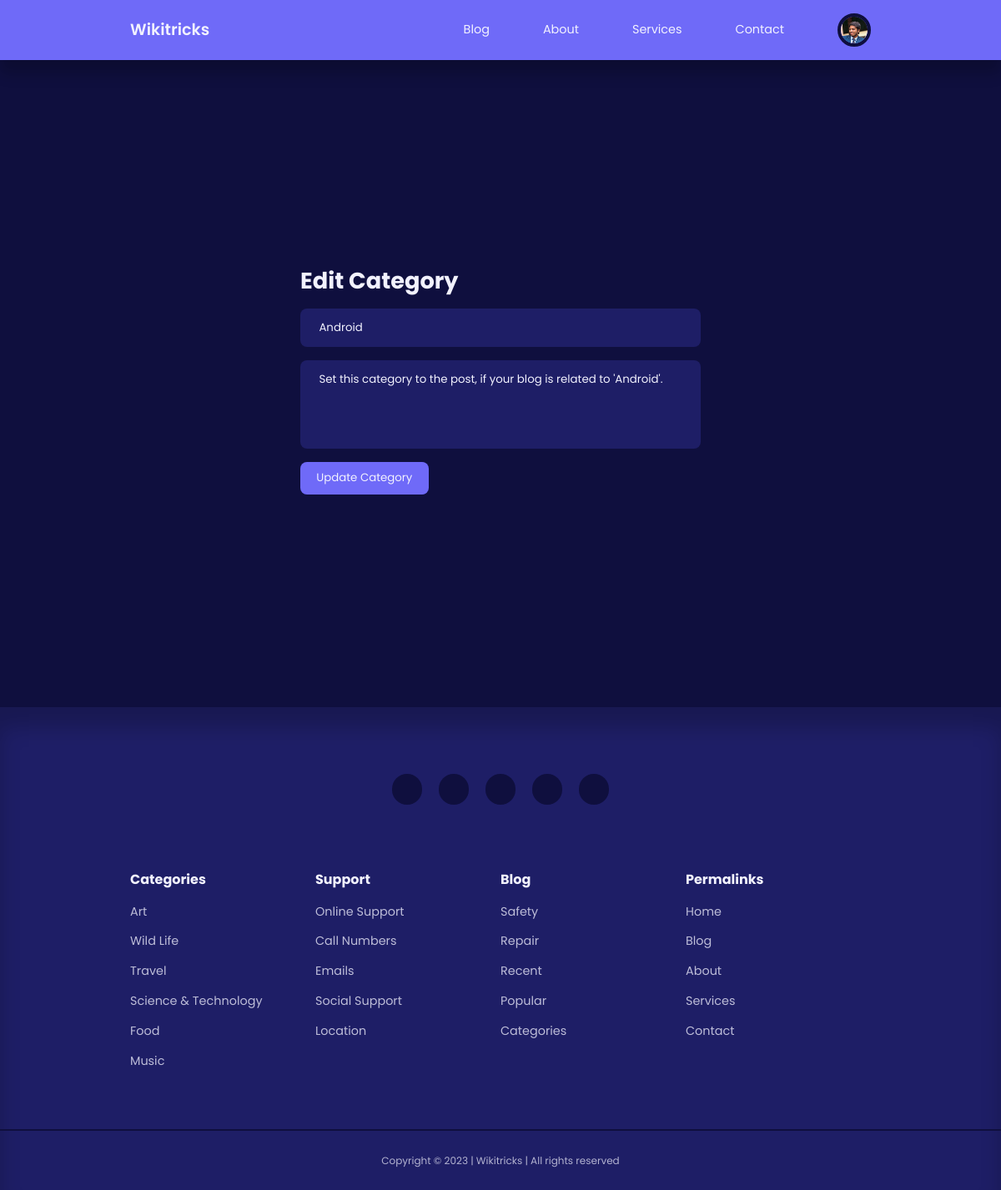
The page /admin/edit-category.php?id=2 (signed in) on the database its author committed.
### tables this page shows
CREATE TABLE `users` (
  `id` int(11) UNSIGNED NOT NULL,
  `firstname` varchar(50) NOT NULL,
  `lastname` varchar(50) NOT NULL,
  `username` varchar(50) NOT NULL,
  `email` varchar(100) NOT NULL,
  `password` varchar(255) NOT NULL,
  `avatar` varchar(255) NOT NULL,
  `is_admin` tinyint(1) NOT NULL
);

CREATE TABLE `categories` (
  `id` int(11) UNSIGNED NOT NULL,
  `title` varchar(50) NOT NULL,
  `description` text NOT NULL
);

### admin/partials/header.php (called while the page is built, shortened)
<?php
require '../partials/header.php';

### admin/edit-category.php (the view, shortened to what this page needs)
<?php
include 'partials/header.php';
if(isset($_GET['id'])) {
    $id = filter_var($_GET['id'], FILTER_SANITIZE_NUMBER_INT);
    $query = "SELECT * FROM categories WHERE id=$id";
    $result = mysqli_query($connection, $query);
    if(mysqli_num_rows($result) == 1) {
        $category = mysqli_fetch_assoc($result);
    }
} else {
    header('location: ' . ROOT_URL . 'admin/manage-categories.php');
    die();
}
?>
<section class="form__section">
    <div class="container form__section-container">
        <h2>Edit Category</h2>
        <form action="<?= ROOT_URL ?>admin/edit-category-logic.php" method="POST">
            <input type="text" name="title" value="<?= $category['title'] ?>" placeholder="Title">
            <textarea style="resize:none" rows="4" name="description" placeholder="Description"><?= $category['description'] ?></textarea>
            <button type="submit" name="submit" class="btn">Update Category</button>
        </form>
    </div>
</section>
<?php
include '../partials/footer.php';
?>

### partials/header.php (shortened to what this page needs)
<?php
require 'config/database.php';
if(isset($_SESSION['user-id'])) {
    $id = filter_var($_SESSION['user-id'], FILTER_SANITIZE_NUMBER_INT);
    $query = "SELECT avatar FROM users WHERE id=$id";
    $result = mysqli_query($connection, $query);
    $avatar = mysqli_fetch_assoc($result);
}
?>
<!DOCTYPE html>
<html lang="en">
<head>
    <link rel="stylesheet" href="<?= ROOT_URL ?>css/style.css">
    <link rel="stylesheet" href="https://unicons.iconscout.com/release/v4.0.0/css/line.css">
</head>
<body>
    <nav>
        <div class="container nav__container">
            <a href="<?= ROOT_URL ?>" class="nav__logo">Wikitricks</a>
            <ul class="nav__items">
                <li><a href="<?= ROOT_URL ?>blog.php">Blog</a></li>
                <li><a href="<?= ROOT_URL ?>about.php">About</a></li>
                <li><a href="<?= ROOT_URL ?>services.php">Services</a></li>
                <li><a href="<?= ROOT_URL ?>contact.php">Contact</a></li>
                <?php if (isset($_SESSION['user-id'])) : ?>
                    <li class="nav__profile">
                        <div class="avatar">
                            <img src="<?= ROOT_URL . 'images/' . $avatar['avatar'] ?>">
                        </div>
                    </li>
                <?php else : ?>
                    <li><a href="<?= ROOT_URL ?>signin.php">Signin</a></li>
                <?php endif ?>
            </ul>
        </div>
    </nav>

### css/style.css (style rules this page uses)
:root { --color-primary: #6f6af8; --color-primary-light: hsl(242, 91%, 69%, 18%); --color-primary-variant: #5854c7; --color-red: #da0f3f; --color-red-light: hsl(346, 87%, 46%, 15%); --color-green: #00c476; --color-green-light: hsl(156, 100%, 38%, 15%); --color-gray-900: #1e1e66; --color-gray-700: #2d2b7c; --color-gray-300: rgba(242, 242, 254, 0.3); --color-gray-200: rgba(242, 242, 254, 0.7); --color-white: #f2f2fe; --color-bg: #0f0f3e; --transition: all 300ms ease; --container-width-lg: 74%; --container-width-md: 88%; --form-width: 40%; --card-border-radius-1: 0.3rem; --card-border-radius-2: 0.5rem; --card-border-radius-3: 0.8rem; --card-border-radius-4: 2rem; --card-border-radius-5: 5rem; }
* { margin: 0; padding: 0; outline: 0; border: 0; appearance: 0; list-style: none; text-decoration: none; box-sizing: border-box; font-family: 'Poppins', sans-serif; }
body { line-height: 1.6; color: var(--color-gray-200); overflow-x: hidden; background: var(--color-bg); font-size: 0.9rem; }
.container { width: var(--container-width-lg); max-width: 1800px; margin-inline: auto; }
section { margin-top: 3rem; width: 100vw; }
h1, h2, h3, h4, h5 { color: var(--color-white); line-height: 1.3; }
h2 { font-size: 1.7rem; margin: 1rem 0; }
a { color: var(--color-white); transition: var(--transition); }
img { display: block; width: 100%; object-fit: cover; }
nav { background: var(--color-primary); width: 100vw; height: 4.5rem; position: fixed; top: 0; z-index: 10; box-shadow: 0 1rem 1rem rgba(0, 0, 0, 0.2); }
.nav__container { height: 100%; display: flex; align-items: center; justify-content: space-between; }
.avatar { width: 2.5rem; height: 2.5rem; border-radius: 50%; overflow: hidden; border: 0.3rem solid var(--color-bg); }
.nav__logo { font-weight: 600; font-size: 1.2rem; }
.nav__items { display: flex; align-items: center; gap: 4rem; }
.nav__profile { position: relative; cursor: pointer; }
.btn { display: inline-block; width: fit-content; padding: 0.6rem 1.2rem; background-color: var(--color-primary); border-radius: var(--card-border-radius-2); cursor: pointer; transition: var(--transition); color: var(--color-white); }
.form__section { display: grid; place-items: center; height: 100vh; }
.form__section-container { width: var(--form-width); }
form { display: flex; flex-direction: column; gap: 1rem; }
input, textarea, select { padding: 0.8rem 1.4rem; background-color: var(--color-gray-900); border-radius: var(--card-border-radius-2); resize: 2; color: var(--color-white); }

### rows shown on the page
users: avatar (picture)
categories: title "Android", description "Set this category to the post, if your blog is related to 'Android'."
